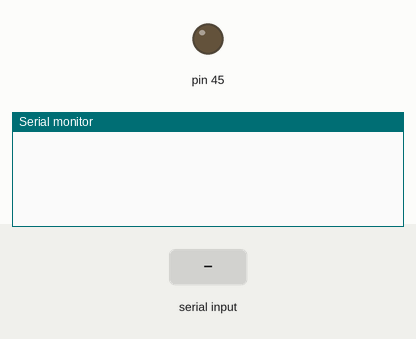
This sketch was run on a simulated Arduino Mega 2560, built with avr-gcc and run on an emulated ATmega2560. Parts: output pins drawn as LEDs (lit = HIGH), the last lines printed to the serial monitor. The test bench sets the inputs (shaded band).

Above: at 1.2 s.
1.3 s: "1" received over Serial
At 2.31 s:
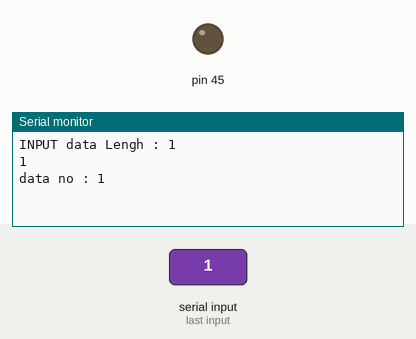
At 3.6 s:
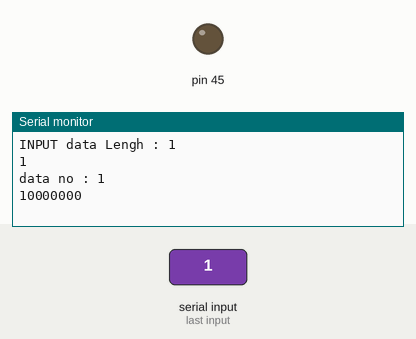

Measured:
- after the input at 1.3 s, the serial monitor: prints a new line after 1.0 s (image 1)

The sketch:

Master.ino
```cpp
#define RING_BUFFER_SIZE 8
#define TEMP_BUFFER_SIZE 64
static char ring_buff[RING_BUFFER_SIZE]={0,};
static int data = 0;

void setup(){
//put your setup code here, to run once:
  Serial.begin(38400);
  pinMode (45,OUTPUT);

}

void clear_buff()
{
  for (int j = 1; j < RING_BUFFER_SIZE; j++) {
  ring_buff[j] = '0';
}
}

void loop()
{
  clear_buff();
  char read_temp[TEMP_BUFFER_SIZE]; // 온도 값을 읽어들일 배열 선언
  if (Serial.available() > 0) // 시리얼 통신으로 데이터가 들어온 경우
    {
      byte leng = Serial.readBytes(read_temp, TEMP_BUFFER_SIZE); // 시리얼 통신으로 들어온 데이터를 읽어들임
      digitalWrite(45, HIGH); // 45번 핀에 HIGH 값을 출력하여 전원을 공급
      delay(2); // 2ms의 딜레이
      digitalWrite(45, LOW); // 45번 핀에 LOW 값을 출력하여 전원을 차단
      Serial.print("INPUT data Lengh : ");
      Serial.println(leng); // 들어온 데이터의 길이를 시리얼 모니터에 출력
     for (int i = 0; i < leng; i++) // 들어온 데이터의 길이만큼 반복
      {
        if(ring_buff[data] != 0)
        {
          ring_buff[data] = 0;
        }
        ring_buff[data] = read_temp[i]; // ring buffer에 들어온 데이터를 저장
        Serial.print(read_temp[i]); // 시리얼 모니터에 읽어들인 데이터 출력
        data++; // ring buffer에 데이터 저장 시 인덱스 값을 증가
        if (data >= RING_BUFFER_SIZE) data = 0; // ring buffer에 더 이상 데이터를 저장할 수 없는 경우 인덱스 값을 초기화
      }
  Serial.println(" ");
  Serial.print("data no : ");
  Serial.println(data); // 시리얼 모니터에 ring buffer에 저장된 데이터 수 출력
  for (int j = 0; j < RING_BUFFER_SIZE; j++) // ring buffer의 모든 데이터에 대해 반복
  {
    Serial.print(ring_buff[j]); // 시리얼 모니터에 ring buffer에 저장된 데이터 출력
  }

  Serial.println(" "); // 시리얼 모니터에 개행 출력
 }

}
```
